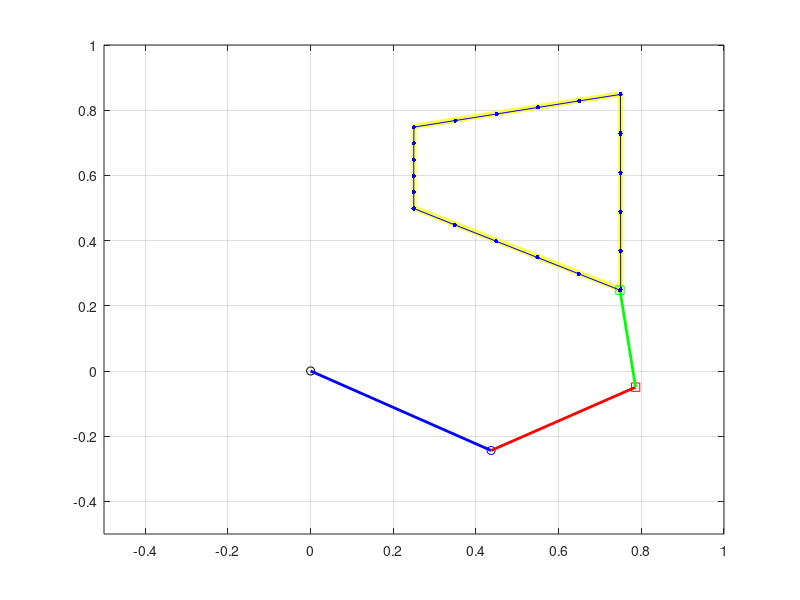
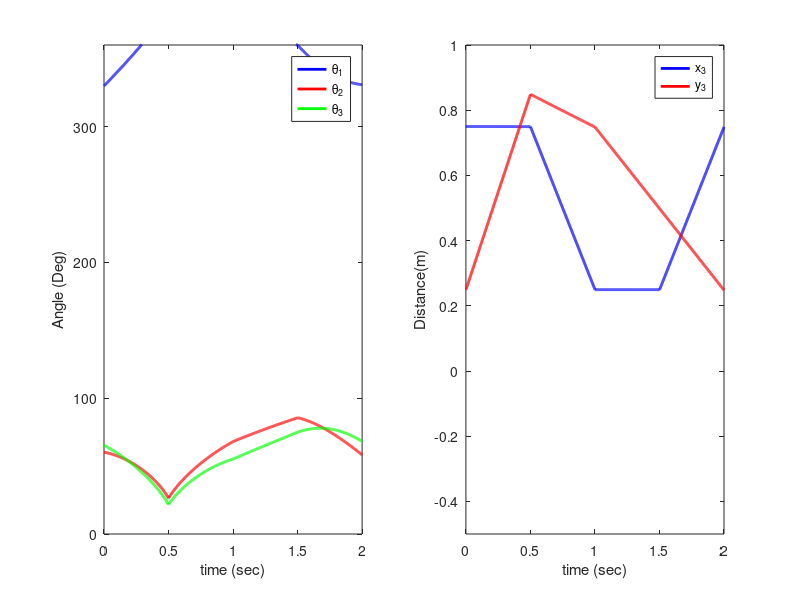

Reproduce these figures in MATLAB, in order.
close all; clear; clc;

%% Forward Kinematics
Tfinal = 2;    % Time range (sec)
T = 0.001;      % Sampling period (sec)
t = 0:T:Tfinal; % Time
N = length(t);   % Number of data

L1 = 0.5; % Length of pendulum
L2 = 0.4;
L3 = 0.3;
r = 0.2;

P = zeros(N,2); % EE position
P_dot = zeros(N,2); % EE velocity
theta = zeros(N,3); % Angle

%% EE trajection
% 
% for k = 1:N
%    th(k) = 2*pi*(k-1)/N; % 0~2*pi
%    P(k,:) = [0.5 + th(k)/15*cos(th(k))
%              0.25 + th(k)/15*sin(th(k))];
% end
% 
% for k = 1:N-1
%    P_dot(k+1,:) = (P(k+1,:) - P(k,:))/T; %% EE derivative
% end
% 
% theta(1,:) = [330, 75.8864, 88.9287] * pi/180;

for k = 1:N
    if k < N*(1/4)
        xr(k) = 0.75;
        yr(k) = (0.85-0.25)/(N/4)*(k)+0.25;
    elseif k < N*(2/4)
        xr(k) = (0.25-0.75)/(N/4)*(k-N*(1/4))+0.75;
        yr(k) = (0.75-0.85)/(N/4)*(k-N*(1/4))+0.85;
    elseif k < N*(3/4)
        xr(k) = 0.25;
        yr(k) = (0.5-0.75)/(N/4)*(k-N*(2/4))+0.75;
    elseif k <= N*(4/4)
        xr(k) = (0.75-0.25)/(N/4)*(k-N*(3/4))+0.25;
        yr(k) = (0.25-0.5)/(N/4)*(k-N*(3/4))+0.5;
    end
    P(k,:) = [xr(k)
              yr(k)];
end
for k = 1:N-1
   P_dot(k+1,:) = (P(k+1,:) - P(k,:))/T; %% EE derivative
end

theta(1,:) = [330, 60.2267 65.2493] * pi/180;

%% Jacobian Calculation

J = zeros(N, 9);
Jacobian = zeros(3,3);

for k = 1:N-1
   J(k,1) = - L1*sin(theta(k,1)) - L2*sin(theta(k,1) + theta(k,2)) - L3*sin(theta(k,1) + theta(k,2) + theta(k,3));
   J(k,2) = - L2*sin(theta(k,1) + theta(k,2)) - L3*sin(theta(k,1) + theta(k,2) + theta(k,3));
   J(k,3) = - L3*sin(theta(k,1) + theta(k,2) + theta(k,3));
   J(k,4) = L1*cos(theta(k,1)) + L2*cos(theta(k,1) + theta(k,2)) + L3*cos(theta(k,1) + theta(k,2) + theta(k,3));
   J(k,5) = L2*cos(theta(k,1) + theta(k,2)) + L3*cos(theta(k,1) + theta(k,2) + theta(k,3));
   J(k,6) = L3*cos(theta(k,1) + theta(k,2) + theta(k,3));
   
   Jacobian = [J(k,1) J(k,2) J(k,3);
               J(k,4) J(k,5) J(k,6)];
   invJacobian = pinv(Jacobian); % Apply pseudo inverse matrix
   
   theta(k+1,:) = theta(k,:) + (invJacobian * P_dot(k,:)')'*T;
    
    
end

%% Forward Kinematics

x = zeros(N,4); y = zeros(N,4);
for k = 1:N
   x(k,1) = 0; % Joint 0
   y(k,1) = 0; % Joint 0
   x(k,2) = L1*cos(theta(k,1)); % Joint 1
   y(k,2) = L1*sin(theta(k,1)); % Joint 1
   x(k,3) = L1*cos(theta(k,1)) + L2*cos(theta(k,1) + theta(k,2)); % Joint 2
   y(k,3) = L1*sin(theta(k,1)) + L2*sin(theta(k,1) + theta(k,2)); % Joint 2
   x(k,4) = L1*cos(theta(k,1)) + L2*cos(theta(k,1) + theta(k,2)) + L3*cos(theta(k,1) + theta(k,2) + theta(k,3)); % Joint 3
   y(k,4) = L1*sin(theta(k,1)) + L2*sin(theta(k,1) + theta(k,2)) + L3*sin(theta(k,1) + theta(k,2) + theta(k,3)); % Joint 3
end

%% Simulation

figure('color', 'w');
for k = 1:10:N
    plot(P(:,1),P(:,2),'y', 'linewidth',4); hold on; % Predefined trajectory
    plot(x(k,1),y(k,1),'ko'); hold on; % Joint 0
    plot(x(k,2),y(k,2),'bo'); hold on; % Joint 1
    plot(x(k,3),y(k,3),'rs'); hold on; % Joint 2
    plot(x(k,4),y(k,4),'gs'); hold on; % Joint 3
    plot([x(k,1) x(k,2)], [y(k,1) y(k,2)], 'b', 'linewidth', 2); hold on;
    plot([x(k,2) x(k,3)], [y(k,2) y(k,3)], 'r', 'linewidth', 2); hold on;
    plot([x(k,3) x(k,4)], [y(k,3) y(k,4)], 'g', 'linewidth', 2); hold on;
    plot(x(1:100:k,4), y(1:100:k,4), 'b', 'marker', '.', 'markersize', 10); % End effector trajectory
    axis([-0.5 1 -0.5 1]);
    grid on;
    drawnow;
    hold off;
end
%% Graph

figure('color', 'w');
subplot(121)
plot(t, theta(:,1)*180/pi, 'b', 'linewidth', 2); hold on;
plot(t, theta(:,2)*180/pi, 'r', 'linewidth', 2); hold on;
plot(t, theta(:,3)*180/pi, 'g', 'linewidth', 2); hold on;
legend('\theta_1','\theta_2','\theta_3');
ylabel('Angle (Deg)'); xlabel('time (sec)');
axis([0 2 0 360]);

subplot(122);
plot(t,x(:,4), 'b', 'linewidth', 2); hold on;
plot(t,y(:,4), 'r', 'linewidth', 2); hold on;
legend('x_3', 'y_3');
ylabel('Distance(m)'); xlabel('time (sec)');
axis([0 2 -0.5 1]);